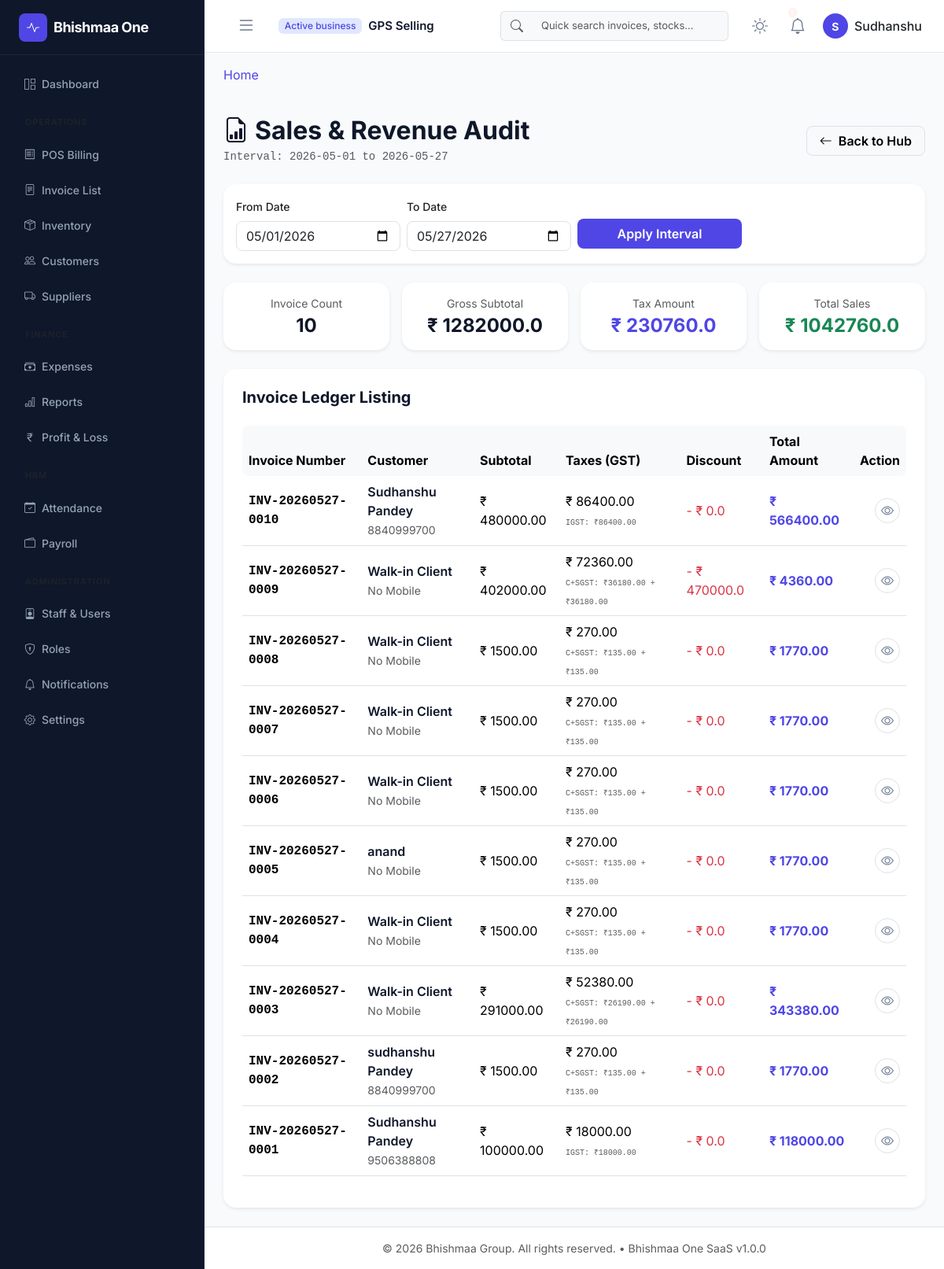
The app's page /reports/sales (signed in) with its own data.
### app/models/core.py (models this page shows, shortened)
class Base(db.Model):
    __abstract__ = True
    id = db.Column(UUIDType, primary_key=True, default=lambda: str(uuid.uuid4()))
    created_at = db.Column(db.DateTime, default=datetime.datetime.utcnow, index=True)
    updated_at = db.Column(db.DateTime, default=datetime.datetime.utcnow, onupdate=datetime.datetime.utcnow)
    is_deleted = db.Column(db.Boolean, default=False, index=True)

class Organization(Base):
    __tablename__ = 'organizations'
    name = db.Column(db.String(150), nullable=False)
    subdomain = db.Column(db.String(50), unique=True, index=True, nullable=False)
    is_active = db.Column(db.Boolean, default=True, index=True)
    plan_name = db.Column(db.String(50), default='Free')
    users = db.relationship('User', back_populates='organization', lazy=True)

class User(UserMixin, Base):
    __tablename__ = 'users'
    username = db.Column(db.String(80), unique=True, index=True, nullable=False)
    email = db.Column(db.String(120), unique=True, index=True, nullable=False)
    password_hash = db.Column(db.String(128), nullable=False)
    first_name = db.Column(db.String(50))
    last_name = db.Column(db.String(50))
    is_active = db.Column(db.Boolean, default=True, index=True)
    organization_id = db.Column(UUIDType, db.ForeignKey('organizations.id', ondelete='CASCADE'), nullable=True, index=True)
    branch_id = db.Column(UUIDType, db.ForeignKey('branches.id', ondelete='SET NULL'), nullable=True, index=True)
    organization = db.relationship('Organization', back_populates='users')
    branch = db.relationship('Branch', backref=db.backref('users', lazy=True))
    roles = db.relationship('Role', secondary=user_roles, back_populates='users', lazy='joined')
    def has_permission(self, perm_name):
        for role in self.roles:
            if any(perm.name == perm_name for perm in role.permissions):
                return True
        return False

### app/models/billing.py (models this page shows, shortened)
class Invoice(TenantBase):
    __tablename__ = 'invoices'
    invoice_number = db.Column(db.String(50), nullable=False, index=True)
    financial_year = db.Column(db.String(10), nullable=False, default='2526', index=True)
    invoice_date = db.Column(db.Date, default=datetime.date.today, index=True)
    due_date = db.Column(db.Date)
    register_session_id = db.Column(
        UUIDType,
        db.ForeignKey('cash_register_sessions.id', ondelete='SET NULL'),
        nullable=True,
        index=True
    )
    customer_id = db.Column(
        UUIDType,
        db.ForeignKey('customers.id', ondelete='SET NULL'),
        nullable=True,
        index=True
    )
    customer_name = db.Column(db.String(150), nullable=False)
    customer_phone = db.Column(db.String(15))
    customer_gstin = db.Column(db.String(15))
    customer_state_code = db.Column(db.String(2), default='07')  # For GST calculation
    customer_address = db.Column(db.Text)
    sub_total = db.Column(db.Numeric(10, 2), default=0.0)
    cgst = db.Column(db.Numeric(10, 2), default=0.0)
    sgst = db.Column(db.Numeric(10, 2), default=0.0)
    igst = db.Column(db.Numeric(10, 2), default=0.0)
    discount_amount = db.Column(db.Numeric(10, 2), default=0.0)
    discount_percentage = db.Column(db.Numeric(5, 2), default=0.0)
    shipping_amount = db.Column(db.Numeric(10, 2), default=0.0)
    total_amount = db.Column(db.Numeric(10, 2), default=0.0)
    @property
    def discount(self):
        return float(self.discount_amount or 0.0)
    payment_mode = db.Column(db.String(50), default='Cash')  # Cash, Card, Check, Bank Transfer, etc.
    payment_status = db.Column(db.String(30), default='Pending')  # Pending, Partial, Paid
    amount_paid = db.Column(db.Numeric(10, 2), default=0.0)
    status = db.Column(db.String(30), default='Draft')  # Draft, Submitted, Accepted, Rejected, Paid
    notes = db.Column(db.Text)
    terms_conditions = db.Column(db.Text)
    __table_args__ = (
        db.UniqueConstraint('tenant_id', 'financial_year', 'invoice_number', name='uq_tenant_fy_invoice_number'),
    )
    created_by_id = db.Column(
        UUIDType,
        db.ForeignKey('users.id', ondelete='SET NULL'),
        nullable=True
    )
    updated_by_id = db.Column(
        UUIDType,
        db.ForeignKey('users.id', ondelete='SET NULL'),
        nullable=True
    )
    items = db.relationship(
        'InvoiceItem',
        back_populates='invoice',
        cascade='all, delete-orphan',
        lazy='joined'
    )
    payments = db.relationship(
        'Payment',
        back_populates='invoice',
        cascade='all, delete-orphan',
        lazy='dynamic'
    )
    customer = db.relationship('Customer', backref='invoices')
    register_session = db.relationship('CashRegisterSession', backref='invoices')
    created_by = db.relationship('User', foreign_keys=[created_by_id], backref='invoices_created')
    updated_by = db.relationship('User', foreign_keys=[updated_by_id], backref='invoices_updated')

### app/blueprints/reports/routes.py (the view)
@reports_bp.route('/sales')
@login_required
@reports_management_required
def sales_report():
    start_date, end_date = parse_date_filters()
    audit = get_sales_audit_data(current_user.organization_id, start_date, end_date)
    from sqlalchemy import func
    invoices = Invoice.query.filter(
        Invoice.organization_id == current_user.organization_id,
        func.date(Invoice.created_at) >= start_date,
        func.date(Invoice.created_at) <= end_date,
        Invoice.is_deleted == False
    ).order_by(Invoice.created_at.desc()).all()
    return render_template(
        'reports/sales_report.html',
        audit=audit,
        invoices=invoices,
        start_date=start_date.strftime('%Y-%m-%d'),
        end_date=end_date.strftime('%Y-%m-%d')
    )

### app/blueprints/reports/templates/reports/sales_report.html (shortened to what this page needs)
{% extends "layouts/base.html" %}
{% block content %}
<div class="d-flex justify-content-between align-items-center mb-4 mt-3">
    <div>
        <h2 class="fw-bold tracking-tight mb-1 text-main"><i class="bi bi-file-earmark-bar-graph me-2"></i>Sales & Revenue Audit</h2>
        <p class="text-muted small mb-0 font-monospace">Interval: {{ start_date }} to {{ end_date }}</p>
    </div>
    <div>
        <a href="{{ url_for('reports.dashboard') }}" class="btn btn-light border rounded-3 px-3 fw-semibold">
            <i class="bi bi-arrow-left me-1"></i> Back to Hub
        </a>
    </div>
</div>
<div class="card border-0 shadow-sm rounded-4 mb-4">
    <div class="card-body p-3">
        <form method="GET" action="{{ url_for('reports.sales_report') }}" class="row g-2 align-items-center">
            <div class="col-md-3">
                <label class="form-label small fw-medium">From Date</label>
                <input type="date" name="start_date" class="form-control rounded-3" value="{{ start_date }}">
            </div>
            <div class="col-md-3">
                <label class="form-label small fw-medium">To Date</label>
                <input type="date" name="end_date" class="form-control rounded-3" value="{{ end_date }}">
            </div>
            <div class="col-md-3 mt-md-4 pt-md-2">
                <button type="submit" class="btn btn-indigo rounded-3 w-100 fw-semibold">Apply Interval</button>
            </div>
        </form>
    </div>
</div>
<div class="row g-3 mb-4">
    <div class="col-6 col-md-3">
        <div class="card border-0 shadow-sm rounded-4 p-3 border bg-white text-center">
            <span class="text-muted small d-block mb-1">Invoice Count</span>
            <h4 class="fw-bold text-main mb-0">{{ audit.invoice_count }}</h4>
        </div>
    </div>
    <div class="col-6 col-md-3">
        <div class="card border-0 shadow-sm rounded-4 p-3 border bg-white text-center">
            <span class="text-muted small d-block mb-1">Gross Subtotal</span>
            <h4 class="fw-bold text-main mb-0">₹ {{ audit.subtotal }}</h4>
        </div>
    </div>
    <div class="col-6 col-md-3">
        <div class="card border-0 shadow-sm rounded-4 p-3 border bg-white text-center">
            <span class="text-muted small d-block mb-1">Tax Amount</span>
            <h4 class="fw-bold text-indigo mb-0">₹ {{ audit.total_tax }}</h4>
        </div>
    </div>
    <div class="col-6 col-md-3">
        <div class="card border-0 shadow-sm rounded-4 p-3 border bg-white text-center">
            <span class="text-muted small d-block mb-1">Total Sales</span>
            <h4 class="fw-bold text-success mb-0">₹ {{ audit.total_sales }}</h4>
        </div>
    </div>
</div>
<div class="card border-0 shadow-sm rounded-4">
    <div class="card-header bg-transparent border-0 px-4 pt-4">
        <h5 class="fw-bold text-main mb-0">Invoice Ledger Listing</h5>
    </div>
    <div class="card-body px-4 pb-4">
        <div class="table-responsive">
            <table class="table align-middle">
                <thead class="table-light">
                    <tr>
                        <th class="border-0 rounded-start-3">Invoice Number</th>
                        <th class="border-0">Customer</th>
                        <th class="border-0">Subtotal</th>
                        <th class="border-0">Taxes (GST)</th>
                        <th class="border-0">Discount</th>
                        <th class="border-0">Total Amount</th>
                        <th class="border-0 rounded-end-3 text-end">Action</th>
                    </tr>
                </thead>
                <tbody>
                    {% if invoices %}
                        {% for inv in invoices %}
                            <tr>
                                <td class="fw-bold font-monospace text-main">{{ inv.invoice_number }}</td>
                                <td>
                                    <div class="fw-semibold text-main">{{ inv.customer_name }}</div>
                                    <span class="text-muted small">{{ inv.customer_phone or 'No Mobile' }}</span>
                                </td>
                                <td>₹ {{ inv.sub_total }}</td>
                                <td>
                                    <div>₹ {{ inv.cgst + inv.sgst + inv.igst }}</div>
                                    <span class="text-muted small font-monospace" style="font-size: 10px;">
                                        {% if inv.igst > 0 %}
                                            IGST: ₹{{ inv.igst }}
                                        {% else %}
                                            C+SGST: ₹{{ inv.cgst }} + ₹{{ inv.sgst }}
                                        {% endif %}
                                    </span>
                                </td>
                                <td class="text-danger">- ₹ {{ inv.discount }}</td>
                                <td class="fw-bold text-indigo">₹ {{ inv.total_amount }}</td>
                                <td class="text-end">
                                    <a href="{{ url_for('billing.view_invoice_details', invoice_id=inv.id) }}" class="btn btn-icon btn-light border rounded-circle" title="View details">
                                        <i class="bi bi-eye"></i>
                                    </a>
                                </td>
                            </tr>
                        {% endfor %}
                    {% endif %}
                </tbody>
            </table>
        </div>
    </div>
</div>
{% endblock %}

### app/templates/components/navbar.html (shortened to what this page needs)
<nav class="navbar navbar-expand-lg app-navbar px-3">
    <div class="container-fluid">
        <button class="btn sidebar-toggle-btn me-3" id="sidebarToggle" onclick="toggleSidebar()">
            <i class="bi bi-list fs-4"></i>
        </button>
        <div class="navbar-brand-tenant d-flex align-items-center flex-wrap gap-1">
            <span class="badge bg-indigo-light text-indigo me-1">Active business</span>
            <span class="tenant-name fw-semibold text-truncate me-2" style="max-width: 200px;">
                {{ current_user.organization.name if current_user.organization else 'Bhishmaa One' }}
            </span>
        </div>
        <div class="collapse navbar-collapse justify-content-end" id="navbarContent">
            <form class="d-none d-md-flex navbar-search me-4" role="search">
                <div class="input-group">
                    <span class="input-group-text bg-light border-end-0">
                        <i class="bi bi-search text-muted"></i>
                    </span>
                    <input class="form-control bg-light border-start-0" type="search" placeholder="Quick search invoices, stocks..." aria-label="Search">
                </div>
            </form>
            <div class="d-flex align-items-center gap-3">
                <button class="btn btn-icon theme-toggle-btn" onclick="toggleTheme()" title="Toggle Dark/Light Mode">
                    <i class="bi bi-sun sun-icon fs-5"></i>
                </button>
                <div class="dropdown">
                    <button class="btn btn-icon position-relative" type="button" data-bs-toggle="dropdown" aria-expanded="false">
                        <i class="bi bi-bell fs-5"></i>
                        {% if unread_count > 0 %}
                            <span class="position-absolute top-1 start-75 translate-middle badge rounded-pill bg-danger" style="font-size: 8px; padding: 2px 4px;">{{ unread_count }}</span>
                        {% endif %}
                    </button>
                </div>
                <div class="dropdown">
                    <button class="btn profile-dropdown-btn d-flex align-items-center gap-2" type="button" data-bs-toggle="dropdown" aria-expanded="false">
                        <div class="profile-avatar text-white fw-bold">
                            {{ current_user.first_name[0] if current_user.first_name else 'U' }}
                        </div>
                        <span class="d-none d-lg-inline fw-medium">{{ current_user.first_name }}</span>
                    </button>
                </div>
            </div>
        </div>
    </div>
</nav>

### records on screen
Organization: organization "GPS Selling"
User: first_name "S", first_name "Sudhanshu"
Invoice: invoice_number "INV-20260527-0010", customer_name "Sudhanshu Pandey", customer_phone "8840999700", sub_total "480000.00", inv.cgst+inv.sgst+inv.igst "86400.00", igst "86400.00", discount "0.0", total_amount "566400.00"
Invoice: invoice_number "INV-20260527-0009", customer_name "Walk-in Client", customer_phone "No Mobile", sub_total "402000.00", inv.cgst+inv.sgst+inv.igst "72360.00", cgst "36180.00", sgst "36180.00", discount "470000.0", total_amount "4360.00"
Invoice: invoice_number "INV-20260527-0008", customer_name "Walk-in Client", customer_phone "No Mobile", sub_total "1500.00", inv.cgst+inv.sgst+inv.igst "270.00", cgst "135.00", sgst "135.00", discount "0.0", total_amount "1770.00"
Invoice: invoice_number "INV-20260527-0007", customer_name "Walk-in Client", customer_phone "No Mobile", sub_total "1500.00", inv.cgst+inv.sgst+inv.igst "270.00", cgst "135.00", sgst "135.00", discount "0.0", total_amount "1770.00"
Invoice: invoice_number "INV-20260527-0006", customer_name "Walk-in Client", customer_phone "No Mobile", sub_total "1500.00", inv.cgst+inv.sgst+inv.igst "270.00", cgst "135.00", sgst "135.00", discount "0.0", total_amount "1770.00"
Invoice: invoice_number "INV-20260527-0005", customer_name "anand", customer_phone "No Mobile", sub_total "1500.00", inv.cgst+inv.sgst+inv.igst "270.00", cgst "135.00", sgst "135.00", discount "0.0", total_amount "1770.00"
Invoice: invoice_number "INV-20260527-0004", customer_name "Walk-in Client", customer_phone "No Mobile", sub_total "1500.00", inv.cgst+inv.sgst+inv.igst "270.00", cgst "135.00", sgst "135.00", discount "0.0", total_amount "1770.00"
Invoice: invoice_number "INV-20260527-0003", customer_name "Walk-in Client", customer_phone "No Mobile", sub_total "291000.00", inv.cgst+inv.sgst+inv.igst "52380.00", cgst "26190.00", sgst "26190.00", discount "0.0", total_amount "343380.00"
Invoice: invoice_number "INV-20260527-0002", customer_name "sudhanshu Pandey", customer_phone "8840999700", sub_total "1500.00", inv.cgst+inv.sgst+inv.igst "270.00", cgst "135.00", sgst "135.00", discount "0.0", total_amount "1770.00"
Invoice: invoice_number "INV-20260527-0001", customer_name "Sudhanshu Pandey", customer_phone "9506388808", sub_total "100000.00", inv.cgst+inv.sgst+inv.igst "18000.00", igst "18000.00", discount "0.0", total_amount "118000.00"

### other values on screen
{{ start_date }} "2026-05-01"
{{ end_date }} "2026-05-27"
{{ audit.invoice_count }} "10"
{{ audit.subtotal }} "1282000.0"
{{ audit.total_tax }} "230760.0"
{{ audit.total_sales }} "1042760.0"
